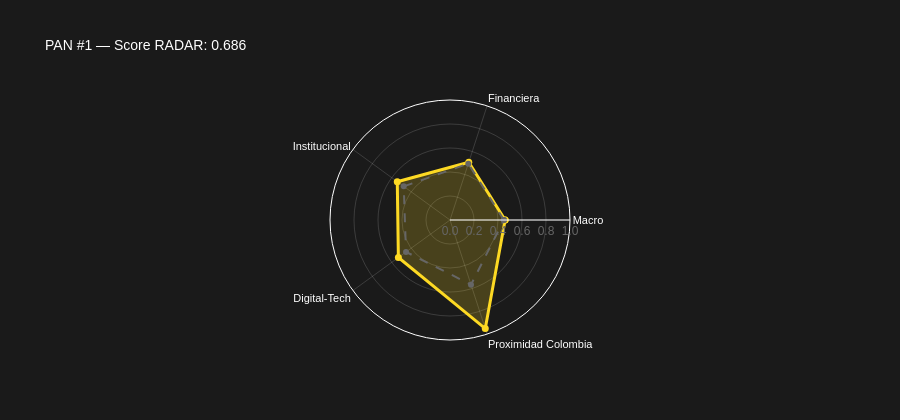
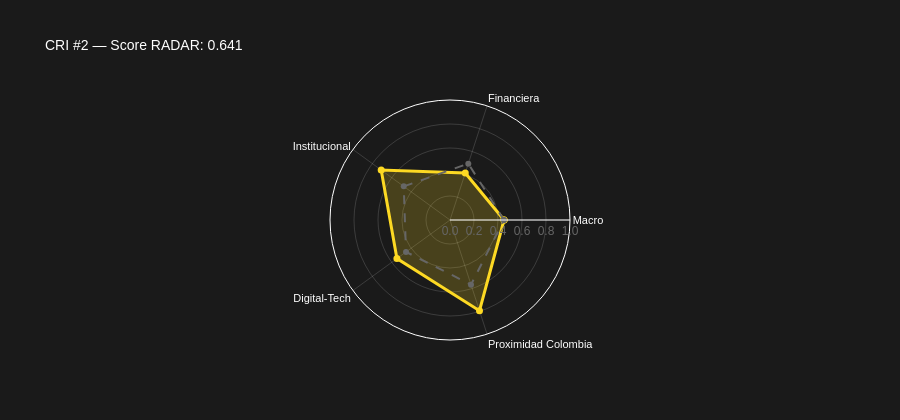
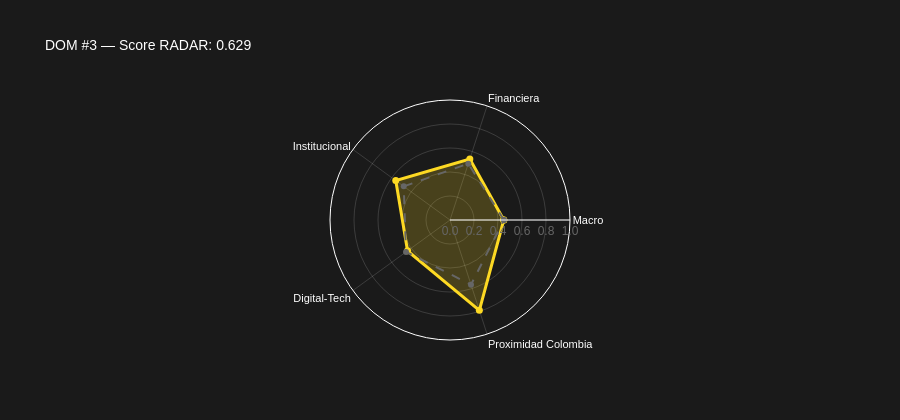
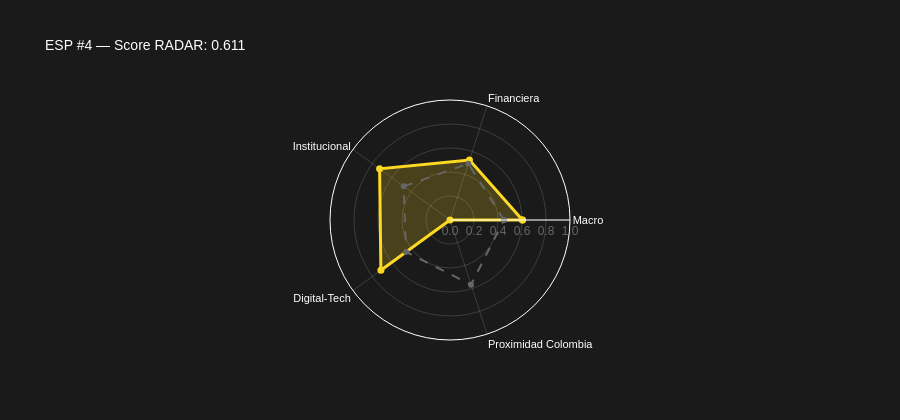

Source (notebook cell) for these figures, in order:
### Markdown cell above
### Radar chart individual por país del top-5

Vista individual para presentaciones: cada país contra la mediana del universo.

### Code cell
if len(dim_available) >= 3:
    for country in top_5:
        if country not in dim_data.index:
            continue
        r_score = radar_global.loc[radar_global["country_iso3"] == country, "radar_score"]
        r_val = f"{r_score.values[0]:.3f}" if len(r_score) > 0 else "N/A"
        r_rank = radar_global.loc[radar_global["country_iso3"] == country, "rank"]
        r_pos = f"#{int(r_rank.values[0])}" if len(r_rank) > 0 else ""

        vals = dim_data.loc[country, all_dims].tolist() + [dim_data.loc[country, all_dims].tolist()[0]]

        fig = go.Figure()
        fig.add_trace(go.Scatterpolar(
            r=vals, theta=labels_closed, name=country,
            line=dict(color=C["gold"], width=3),
            fill="toself", fillcolor=f"rgba(253,217,35,0.20)",
            marker=dict(size=7, color=C["gold"]),
        ))
        fig.add_trace(go.Scatterpolar(
            r=med_vals, theta=labels_closed, name="Mediana",
            line=dict(color=C["gray_mid"], width=2, dash="dash"),
            marker=dict(size=0),
        ))
        fig.update_layout(
            title=dict(text=f"{country} {r_pos} — Score RADAR: {r_val}", font=dict(size=14)),
            polar=dict(
                bgcolor=C["black"],
                radialaxis=dict(range=[0, 1], tickformat=".1f",
                                gridcolor="rgba(255,255,255,0.15)", tickfont=dict(color=C["gray_mid"])),
                angularaxis=dict(gridcolor="rgba(255,255,255,0.15)",
                                 tickfont=dict(color=C["white"], size=11)),
            ),
            paper_bgcolor=C["black"], font=dict(family="Arial", color=C["white"]),
            legend=dict(font=dict(color=C["white"]), bgcolor="rgba(0,0,0,0)"),
            height=420, showlegend=False,
        )
        fig.show()

### Figure 1 — Plotly figure (JSON) as saved in the notebook; plotly's stock layout.template omitted (floating-point values rounded to 4 significant figures)
{"data": [{"fill": "toself", "fillcolor": "rgba(253,217,35,0.20)", "line": {"color": "#FDD923", "width": 3}, "marker": {"color": "#FDD923", "size": 7}, "name": "PAN", "r": [0.4594, 0.5058, 0.5432, 0.5318, 0.9512, 0.4594], "theta": ["Macro", "Financiera", "Institucional", "Digital-Tech", "Proximidad\nColombia", "Macro"], "type": "scatterpolar"}, {"line": {"color": "#666666", "dash": "dash", "width": 2}, "marker": {"size": 0}, "name": "Mediana", "r": [0.4494, 0.4938, 0.4767, 0.453, 0.5663, 0.4494], "theta": ["Macro", "Financiera", "Institucional", "Digital-Tech", "Proximidad\nColombia", "Macro"], "type": "scatterpolar"}], "layout": {"font": {"color": "#FFFFFF", "family": "Arial"}, "height": 420, "legend": {"bgcolor": "rgba(0,0,0,0)", "font": {"color": "#FFFFFF"}}, "paper_bgcolor": "#1A1A1A", "polar": {"angularaxis": {"gridcolor": "rgba(255,255,255,0.15)", "tickfont": {"color": "#FFFFFF", "size": 11}}, "bgcolor": "#1A1A1A", "radialaxis": {"gridcolor": "rgba(255,255,255,0.15)", "range": [0, 1], "tickfont": {"color": "#666666"}, "tickformat": ".1f"}}, "showlegend": false, "title": {"font": {"size": 14}, "text": "PAN #1 — Score RADAR: 0.686"}}}

### Figure 2 — Plotly figure (JSON) as saved in the notebook; plotly's stock layout.template omitted (floating-point values rounded to 4 significant figures)
{"data": [{"fill": "toself", "fillcolor": "rgba(253,217,35,0.20)", "line": {"color": "#FDD923", "width": 3}, "marker": {"color": "#FDD923", "size": 7}, "name": "CRI", "r": [0.4505, 0.4118, 0.7087, 0.5466, 0.7953, 0.4505], "theta": ["Macro", "Financiera", "Institucional", "Digital-Tech", "Proximidad\nColombia", "Macro"], "type": "scatterpolar"}, {"line": {"color": "#666666", "dash": "dash", "width": 2}, "marker": {"size": 0}, "name": "Mediana", "r": [0.4494, 0.4938, 0.4767, 0.453, 0.5663, 0.4494], "theta": ["Macro", "Financiera", "Institucional", "Digital-Tech", "Proximidad\nColombia", "Macro"], "type": "scatterpolar"}], "layout": {"font": {"color": "#FFFFFF", "family": "Arial"}, "height": 420, "legend": {"bgcolor": "rgba(0,0,0,0)", "font": {"color": "#FFFFFF"}}, "paper_bgcolor": "#1A1A1A", "polar": {"angularaxis": {"gridcolor": "rgba(255,255,255,0.15)", "tickfont": {"color": "#FFFFFF", "size": 11}}, "bgcolor": "#1A1A1A", "radialaxis": {"gridcolor": "rgba(255,255,255,0.15)", "range": [0, 1], "tickfont": {"color": "#666666"}, "tickformat": ".1f"}}, "showlegend": false, "title": {"font": {"size": 14}, "text": "CRI #2 — Score RADAR: 0.641"}}}

### Figure 3 — Plotly figure (JSON) as saved in the notebook; plotly's stock layout.template omitted (floating-point values rounded to 4 significant figures)
{"data": [{"fill": "toself", "fillcolor": "rgba(253,217,35,0.20)", "line": {"color": "#FDD923", "width": 3}, "marker": {"color": "#FDD923", "size": 7}, "name": "DOM", "r": [0.4483, 0.5348, 0.5586, 0.4371, 0.7918, 0.4483], "theta": ["Macro", "Financiera", "Institucional", "Digital-Tech", "Proximidad\nColombia", "Macro"], "type": "scatterpolar"}, {"line": {"color": "#666666", "dash": "dash", "width": 2}, "marker": {"size": 0}, "name": "Mediana", "r": [0.4494, 0.4938, 0.4767, 0.453, 0.5663, 0.4494], "theta": ["Macro", "Financiera", "Institucional", "Digital-Tech", "Proximidad\nColombia", "Macro"], "type": "scatterpolar"}], "layout": {"font": {"color": "#FFFFFF", "family": "Arial"}, "height": 420, "legend": {"bgcolor": "rgba(0,0,0,0)", "font": {"color": "#FFFFFF"}}, "paper_bgcolor": "#1A1A1A", "polar": {"angularaxis": {"gridcolor": "rgba(255,255,255,0.15)", "tickfont": {"color": "#FFFFFF", "size": 11}}, "bgcolor": "#1A1A1A", "radialaxis": {"gridcolor": "rgba(255,255,255,0.15)", "range": [0, 1], "tickfont": {"color": "#666666"}, "tickformat": ".1f"}}, "showlegend": false, "title": {"font": {"size": 14}, "text": "DOM #3 — Score RADAR: 0.629"}}}

### Figure 4 — Plotly figure (JSON) as saved in the notebook; plotly's stock layout.template omitted (floating-point values rounded to 4 significant figures)
{"data": [{"fill": "toself", "fillcolor": "rgba(253,217,35,0.20)", "line": {"color": "#FDD923", "width": 3}, "marker": {"color": "#FDD923", "size": 7}, "name": "ESP", "r": [0.6039, 0.5248, 0.7252, 0.7117, 0, 0.6039], "theta": ["Macro", "Financiera", "Institucional", "Digital-Tech", "Proximidad\nColombia", "Macro"], "type": "scatterpolar"}, {"line": {"color": "#666666", "dash": "dash", "width": 2}, "marker": {"size": 0}, "name": "Mediana", "r": [0.4494, 0.4938, 0.4767, 0.453, 0.5663, 0.4494], "theta": ["Macro", "Financiera", "Institucional", "Digital-Tech", "Proximidad\nColombia", "Macro"], "type": "scatterpolar"}], "layout": {"font": {"color": "#FFFFFF", "family": "Arial"}, "height": 420, "legend": {"bgcolor": "rgba(0,0,0,0)", "font": {"color": "#FFFFFF"}}, "paper_bgcolor": "#1A1A1A", "polar": {"angularaxis": {"gridcolor": "rgba(255,255,255,0.15)", "tickfont": {"color": "#FFFFFF", "size": 11}}, "bgcolor": "#1A1A1A", "radialaxis": {"gridcolor": "rgba(255,255,255,0.15)", "range": [0, 1], "tickfont": {"color": "#666666"}, "tickformat": ".1f"}}, "showlegend": false, "title": {"font": {"size": 14}, "text": "ESP #4 — Score RADAR: 0.611"}}}
